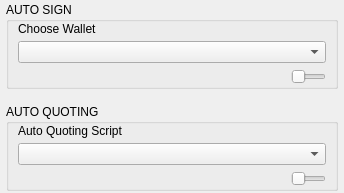
<?xml version="1.0" encoding="UTF-8"?>
<ui version="4.0">
 <class>AutoSQWidget</class>
 <widget class="QWidget" name="AutoSQWidget">
  <property name="geometry">
   <rect>
    <x>0</x>
    <y>0</y>
    <width>344</width>
    <height>193</height>
   </rect>
  </property>
  <property name="sizePolicy">
   <sizepolicy hsizetype="Preferred" vsizetype="Minimum">
    <horstretch>0</horstretch>
    <verstretch>0</verstretch>
   </sizepolicy>
  </property>
  <property name="windowTitle">
   <string>Form</string>
  </property>
  <layout class="QVBoxLayout" name="verticalLayout">
   <property name="spacing">
    <number>2</number>
   </property>
   <property name="sizeConstraint">
    <enum>QLayout::SetMinimumSize</enum>
   </property>
   <property name="leftMargin">
    <number>6</number>
   </property>
   <property name="topMargin">
    <number>2</number>
   </property>
   <property name="rightMargin">
    <number>6</number>
   </property>
   <property name="bottomMargin">
    <number>2</number>
   </property>
   <item>
    <spacer name="verticalSpacer">
     <property name="orientation">
      <enum>Qt::Vertical</enum>
     </property>
     <property name="sizeType">
      <enum>QSizePolicy::Minimum</enum>
     </property>
     <property name="sizeHint" stdset="0">
      <size>
       <width>20</width>
       <height>0</height>
      </size>
     </property>
    </spacer>
   </item>
   <item>
    <widget class="QWidget" name="controls" native="true">
     <property name="sizePolicy">
      <sizepolicy hsizetype="Expanding" vsizetype="Fixed">
       <horstretch>0</horstretch>
       <verstretch>0</verstretch>
      </sizepolicy>
     </property>
     <property name="minimumSize">
      <size>
       <width>0</width>
       <height>0</height>
      </size>
     </property>
     <property name="maximumSize">
      <size>
       <width>16777215</width>
       <height>16777215</height>
      </size>
     </property>
     <layout class="QVBoxLayout" name="verticalLayout_6">
      <property name="spacing">
       <number>15</number>
      </property>
      <property name="sizeConstraint">
       <enum>QLayout::SetMinimumSize</enum>
      </property>
      <property name="leftMargin">
       <number>0</number>
      </property>
      <property name="topMargin">
       <number>0</number>
      </property>
      <property name="rightMargin">
       <number>0</number>
      </property>
      <property name="bottomMargin">
       <number>0</number>
      </property>
      <item>
       <widget class="QGroupBox" name="groupBoxAutoSign">
        <property name="enabled">
         <bool>true</bool>
        </property>
        <property name="title">
         <string>AUTO SIGN</string>
        </property>
        <property name="wellGroupBox" stdset="0">
         <bool>true</bool>
        </property>
        <layout class="QVBoxLayout" name="verticalLayout_7">
         <property name="spacing">
          <number>5</number>
         </property>
         <property name="sizeConstraint">
          <enum>QLayout::SetMinimumSize</enum>
         </property>
         <property name="topMargin">
          <number>0</number>
         </property>
         <property name="bottomMargin">
          <number>0</number>
         </property>
         <item>
          <widget class="QLabel" name="label_12">
           <property name="text">
            <string>Choose Wallet</string>
           </property>
          </widget>
         </item>
         <item>
          <widget class="CustomComboBox" name="comboBoxASign">
           <property name="sizePolicy">
            <sizepolicy hsizetype="Preferred" vsizetype="Preferred">
             <horstretch>0</horstretch>
             <verstretch>0</verstretch>
            </sizepolicy>
           </property>
          </widget>
         </item>
         <item>
          <widget class="QWidget" name="horizontalWidget6" native="true">
           <property name="minimumSize">
            <size>
             <width>0</width>
             <height>0</height>
            </size>
           </property>
           <layout class="QHBoxLayout" name="horizontalLayout_6" stretch="3,0">
            <property name="spacing">
             <number>5</number>
            </property>
            <property name="leftMargin">
             <number>0</number>
            </property>
            <property name="topMargin">
             <number>0</number>
            </property>
            <property name="rightMargin">
             <number>0</number>
            </property>
            <property name="bottomMargin">
             <number>0</number>
            </property>
            <item>
             <widget class="QLabel" name="label_11">
              <property name="text">
               <string/>
              </property>
             </widget>
            </item>
            <item>
             <widget class="ToggleSwitch" name="checkBoxAutoSign">
              <property name="sizePolicy">
               <sizepolicy hsizetype="Expanding" vsizetype="Preferred">
                <horstretch>0</horstretch>
                <verstretch>0</verstretch>
               </sizepolicy>
              </property>
              <property name="minimumSize">
               <size>
                <width>0</width>
                <height>18</height>
               </size>
              </property>
              <property name="maximumSize">
               <size>
                <width>35</width>
                <height>16777215</height>
               </size>
              </property>
              <property name="maximum">
               <number>50</number>
              </property>
              <property name="pageStep">
               <number>1</number>
              </property>
              <property name="orientation">
               <enum>Qt::Horizontal</enum>
              </property>
             </widget>
            </item>
           </layout>
          </widget>
         </item>
        </layout>
       </widget>
      </item>
      <item>
       <widget class="QGroupBox" name="groupBoxAutoQuote">
        <property name="enabled">
         <bool>true</bool>
        </property>
        <property name="title">
         <string>AUTO QUOTING</string>
        </property>
        <property name="wellGroupBox" stdset="0">
         <bool>true</bool>
        </property>
        <layout class="QVBoxLayout" name="verticalLayout_8">
         <property name="spacing">
          <number>5</number>
         </property>
         <property name="sizeConstraint">
          <enum>QLayout::SetMinimumSize</enum>
         </property>
         <property name="topMargin">
          <number>0</number>
         </property>
         <property name="bottomMargin">
          <number>0</number>
         </property>
         <item>
          <widget class="QLabel" name="label_10">
           <property name="text">
            <string>Auto Quoting Script</string>
           </property>
          </widget>
         </item>
         <item>
          <widget class="CustomComboBox" name="comboBoxAQScript">
           <property name="enabled">
            <bool>true</bool>
           </property>
           <property name="sizePolicy">
            <sizepolicy hsizetype="Preferred" vsizetype="Preferred">
             <horstretch>0</horstretch>
             <verstretch>0</verstretch>
            </sizepolicy>
           </property>
          </widget>
         </item>
         <item>
          <widget class="QWidget" name="horizontalWidget6_2" native="true">
           <property name="enabled">
            <bool>true</bool>
           </property>
           <property name="minimumSize">
            <size>
             <width>0</width>
             <height>0</height>
            </size>
           </property>
           <layout class="QHBoxLayout" name="horizontalLayout_7" stretch="3,0">
            <property name="spacing">
             <number>5</number>
            </property>
            <property name="leftMargin">
             <number>0</number>
            </property>
            <property name="topMargin">
             <number>0</number>
            </property>
            <property name="rightMargin">
             <number>0</number>
            </property>
            <property name="bottomMargin">
             <number>0</number>
            </property>
            <item>
             <widget class="QLabel" name="label_13">
              <property name="text">
               <string/>
              </property>
             </widget>
            </item>
            <item>
             <widget class="ToggleSwitch" name="checkBoxAQ">
              <property name="enabled">
               <bool>true</bool>
              </property>
              <property name="sizePolicy">
               <sizepolicy hsizetype="Expanding" vsizetype="Preferred">
                <horstretch>0</horstretch>
                <verstretch>0</verstretch>
               </sizepolicy>
              </property>
              <property name="minimumSize">
               <size>
                <width>0</width>
                <height>18</height>
               </size>
              </property>
              <property name="maximumSize">
               <size>
                <width>35</width>
                <height>16777215</height>
               </size>
              </property>
              <property name="maximum">
               <number>50</number>
              </property>
              <property name="pageStep">
               <number>1</number>
              </property>
              <property name="orientation">
               <enum>Qt::Horizontal</enum>
              </property>
             </widget>
            </item>
           </layout>
          </widget>
         </item>
        </layout>
       </widget>
      </item>
     </layout>
    </widget>
   </item>
  </layout>
 </widget>
 <customwidgets>
  <customwidget>
   <class>ToggleSwitch</class>
   <extends>QSlider</extends>
   <header>ToggleSwitch.h</header>
  </customwidget>
  <customwidget>
   <class>CustomComboBox</class>
   <extends>QComboBox</extends>
   <header>CustomComboBox.h</header>
  </customwidget>
 </customwidgets>
 <resources/>
 <connections/>
</ui>
